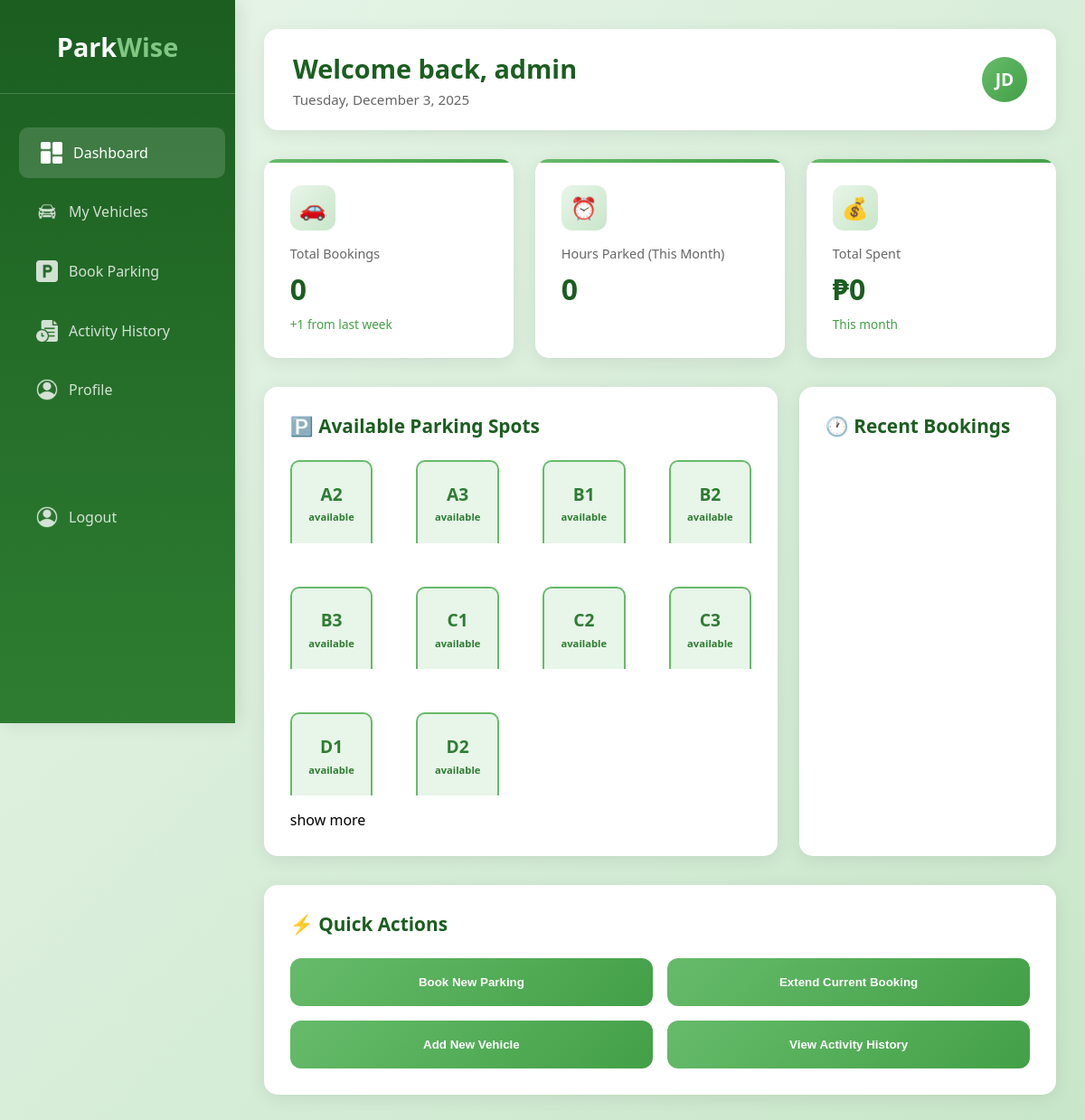
The page /?controller=UserController&action=showLoginPage (signed in) on the database as committed earlier.
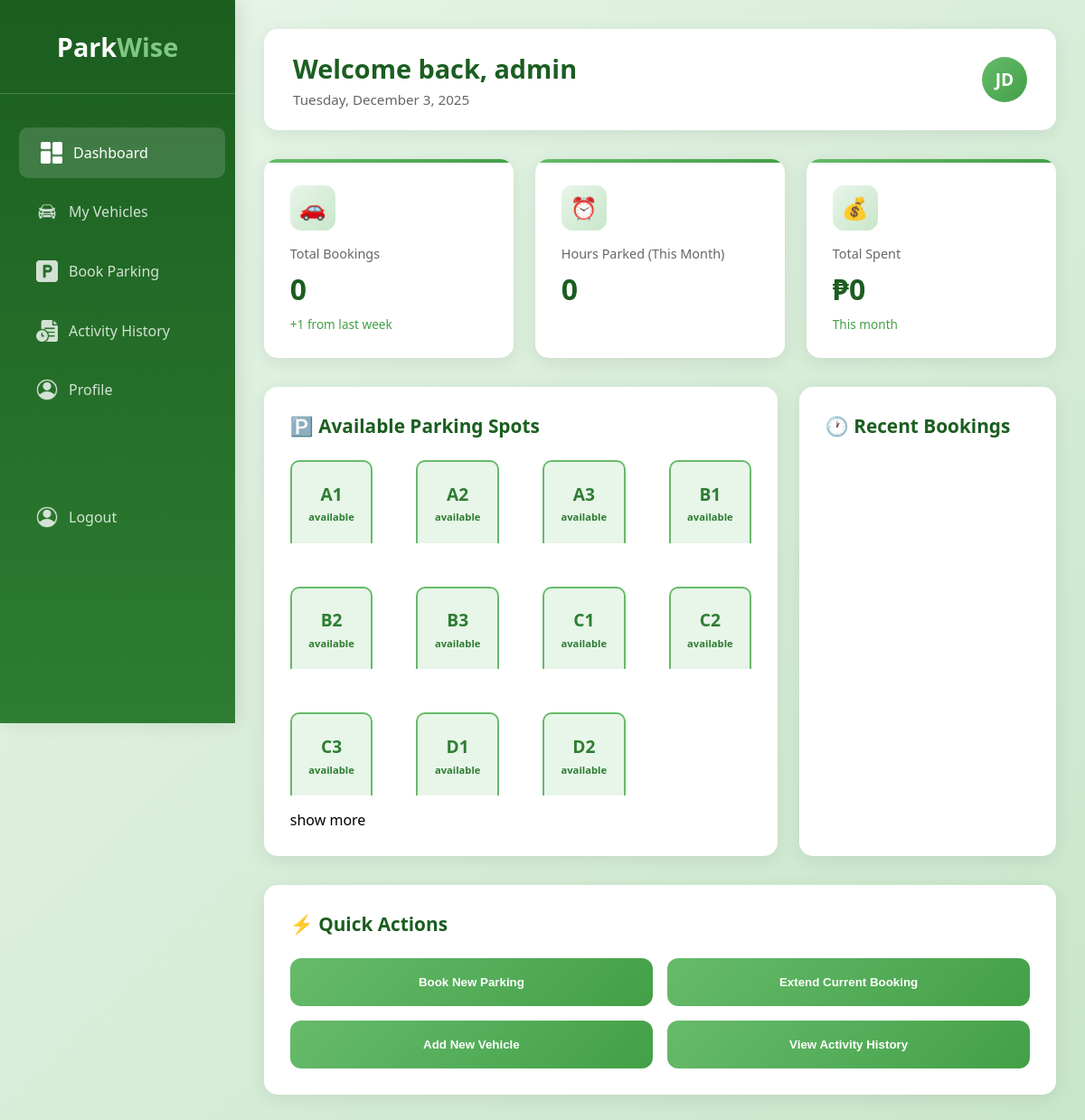
The same page on the database as committed later.
### tables this page shows
CREATE TABLE ParkingSlot (
    slot_id INTEGER PRIMARY KEY AUTOINCREMENT,
    slot_number INTEGER NOT NULL UNIQUE,
    location VARCHAR(100) NOT NULL,
    status VARCHAR(20) NOT NULL DEFAULT 'available',
    created_at DATETIME DEFAULT CURRENT_TIMESTAMP,
    CHECK (status IN ('available', 'reserved', 'occupied'))
);

### views/uniLayout.php (called while the page is built)
<?php require_once("./views/$folderPath" . "/$folderPath" . "Layout.php")?>

### controllers/BaseController.php (called while the page is built, shortened)
<?php
class BaseController{
    public function loadModel($filePath){
        return new $model;
    }
    public function  renderView($folderPath, $fileName, $datas = NULL, $location = NULL){
        $content = $datas;
        require_once("./views/uniLayout.php");
    }
}

### index.php (called while the page is built, shortened)
<?php
require_once("./dbConnection.php");
require_once("./router.php");

### models/BaseModel.php (called while the page is built, shortened)
<?php
class BaseModel{
    protected $db;
    protected $table;
    protected $primaryKey;
    public function __construct(){
        $this->db = DbConnection::getInstance();
    }
    public function find($id){
        try{
            $sql =  "SELECT * FROM $this->table WHERE {$this->primaryKey} = :id";
            $request = $this->db->prepare($sql);
            $request->execute(["id" => $id]);
            $result = $request->fetch(PDO::FETCH_ASSOC);
            return $result;
        }catch(PDOException $e){
            error_log($e->getMessage());
            return false;
        }
    }
}

### dbConnection.php (called while the page is built)
<?php
class DbConnection{
    private static $instance = NULL;
    public static function getInstance(){
        if(!isset(self::$instance)){
            try{
                $pdo = new PDO("sqlite:" . __DIR__ . "/database/parkwise.db");
                $pdo->setAttribute(PDO::ATTR_ERRMODE, PDO::ERRMODE_EXCEPTION);
                self::$instance = $pdo;
            }catch(PDOException $e){
                exit("SOMETHING WENT WRONG WHILE CONNECTING TO DATABASE" .  $e->getMessage());
            }
        }
        return self::$instance;
    }
}

### models/ParkingSlot.php (called while the page is built, shortened)
<?php
class ParkingSlot extends BaseModel{
    protected $table = "ParkingSlot";
    public function getAvailableSlotDetail(){
        try{
            $sql = "SELECT * FROM {$this->table} WHERE status = 'available'";
            $request = $this->db->prepare($sql);
            $request->execute();
            $datas = $request->fetchAll(PDO::FETCH_ASSOC);
            return $datas ?: [];
        }catch(PDOException $e){
            error_log($e->getMessage());
            return [];
        }
    }
}

### views/user/dashBoard.php (the view, shortened to what the changed rows need)
<div class="main-display">
            <div class="header">
                <div class="welcome">
                    <h1>Welcome back, <?= $content['userData']['username']?></h1>
                </div>
            </div>
            <div class="content-grid">
                <div class="card">
                    <h2>🅿️ Available Parking Spots</h2>
                    <div class="parking-grid">
                       <?php foreach($content["availableParkingSlot"] as $slot ):?>
                            <div class="parking-spot available">
                                <div class="spot-number"><?= $slot["slot_number"]?></div>
                                <div class="spot-status"><?= $slot["status"]?></div>
                            </div>
                        <?php endforeach;?>
                    </div>
                </div>
                <div class="card">
                    <h2>🕐 Recent Bookings</h2>
                </div>
            </div>
            <div class="card">
                <h2>⚡ Quick Actions</h2>
            </div>
        </div>

Rows that differ between the two databases and show on the page:
now on this page (row edited): parkingslot: slot_number "A1", status "available"
